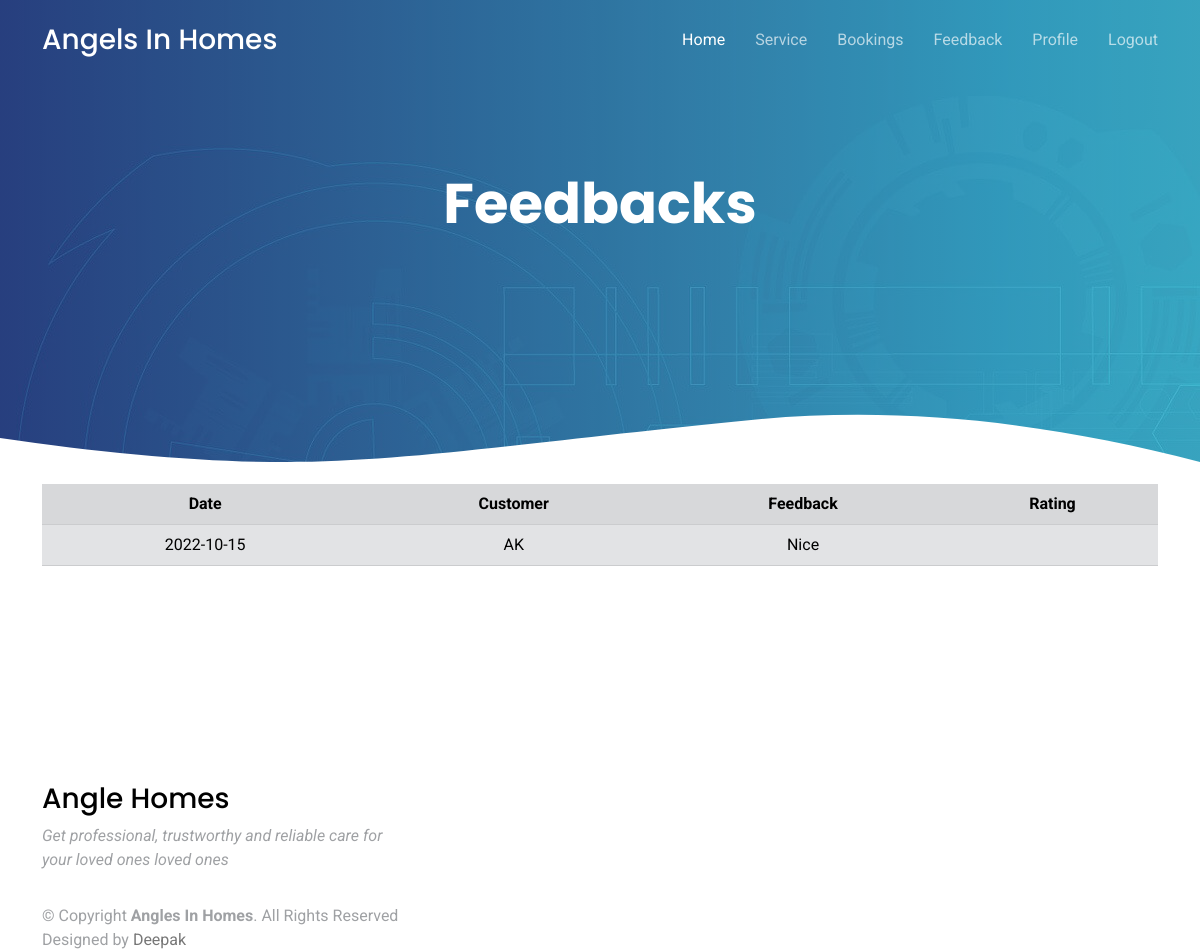
/custViewNurFeed.php?nid=1, run on the app's committed database.
### tables this page shows
CREATE TABLE `feedback` (
  `fid` int(11) NOT NULL AUTO_INCREMENT,
  `nid` int(11) DEFAULT NULL,
  `feedback` varchar(200) DEFAULT NULL,
  `cid` int(11) DEFAULT NULL,
  `date` date DEFAULT NULL,
  PRIMARY KEY (`fid`)
);

CREATE TABLE `customers` (
  `cid` int(11) NOT NULL AUTO_INCREMENT,
  `name` varchar(30) DEFAULT NULL,
  `email` varchar(30) DEFAULT NULL,
  `phone` varchar(20) DEFAULT NULL,
  `address` varchar(30) DEFAULT NULL,
  `district` varchar(20) DEFAULT NULL,
  PRIMARY KEY (`cid`)
);

### custViewNurFeed.php (the view, shortened to what this page needs)
<?php
include "custHeader.php";
include "connection.php";
$nid = $_GET['nid'];
$qry = "SELECT * FROM `feedback`f, `customers`c WHERE f.`nid`='$nid' AND f.`cid`=c.`cid`";
$res = mysqli_query($con, $qry);
$count = mysqli_num_rows($res);
?>
<main id="main">
    <section class="hero-section inner-page">
        <div class="wave">
        </div>
        <div class="container">
            <div class="row align-items-center">
                <div class="col-12">
                    <div class="row justify-content-center">
                        <div class="col-md-7 text-center hero-text">
                            <h1 data-aos="fade-up" data-aos-delay="">Feedbacks</h1>
                        </div>
                    </div>
                </div>
            </div>
        </div>
    </section>
    <section id="contact" class="contact">
        <div class="container" data-aos="fade-up" data-aos-delay="100">
            <div class="row gy-4 mt-1">
                <div class="col-lg-12" style="margin: auto;margin-bottom:200px">
                    <?php
                    if ($count > 0) {
                    ?>
                        <table class='table table-secondary table-striped table-hover text-center'>
                            <tr>
                                <th>Date</th>
                                <th>Customer</th>
                                <th>Feedback</th>
                                <th>Rating</th>
                            </tr>
                            <?php
                            while ($row = mysqli_fetch_array($res)) {
                                echo "<tr>
                            <td>$row[date]</td>
                            <td>$row[name]</td>
                            <td>$row[feedback]</td>";
                            ?>
                                <td>
                                </td>
                            <?php
                                echo "</tr>";
                            }
                            ?>
                        </table>
                    <?php
                    }
                    ?>
                </div>
            </div>
        </div>
    </section>
</main>
<?php
include "userFooter.php";
?>

### assets/css/style.css (style rules this page uses)
html { overflow-x: hidden; }
body { font-family: "Roboto", sans-serif; color: #9fa1a4; line-height: 1.5; }
h1, h2, h3, h4, h5, h6, .font-heading { font-family: "Poppins", sans-serif; color: #000; }
.container { z-index: 2; position: relative; }
section { overflow: hidden; }
.hero-section { background: linear-gradient(to right, rgba(39, 70, 133, 0.8) 0%, rgba(61, 179, 197, 0.8) 100%), url(../img/hero-bg.jpg); position: relative; }
.hero-section .wave { width: 100%; overflow: hidden; position: absolute; z-index: 1; bottom: -150px; }
.hero-section .wave svg { width: 100%; }
.hero-section, .hero-section>.container>.row { height: 100vh; min-height: 880px; }
.hero-section.inner-page { height: 60vh; min-height: 0; }
.hero-section.inner-page .hero-text { transform: translateY(-150px); margin-top: -120px; }
.hero-section h1 { font-size: 3.5rem; color: #fff; font-weight: 700; margin-bottom: 30px; }

### data on the page
feedback: date "2022-10-15", cid.name "AK", feedback "Nice"
